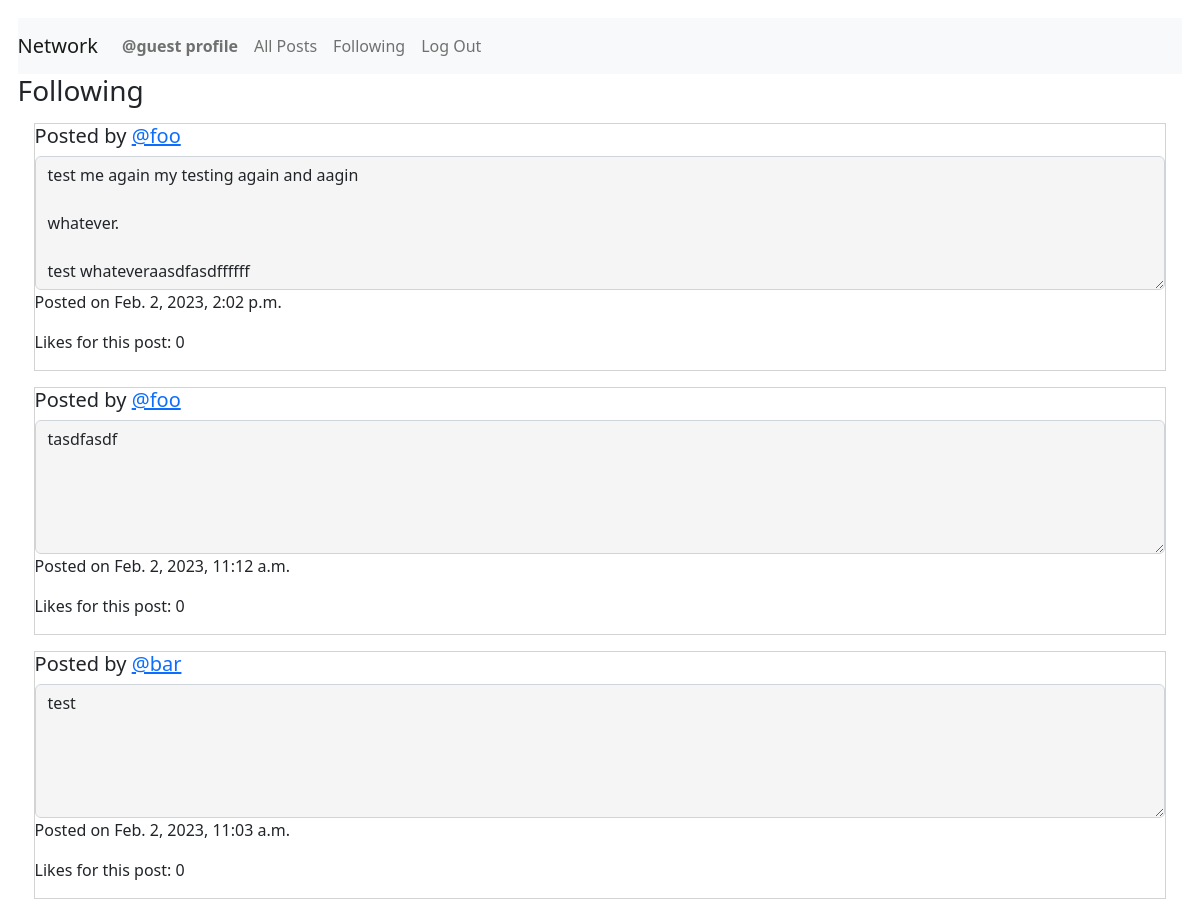
Page /following (signed in) on the earlier database version.
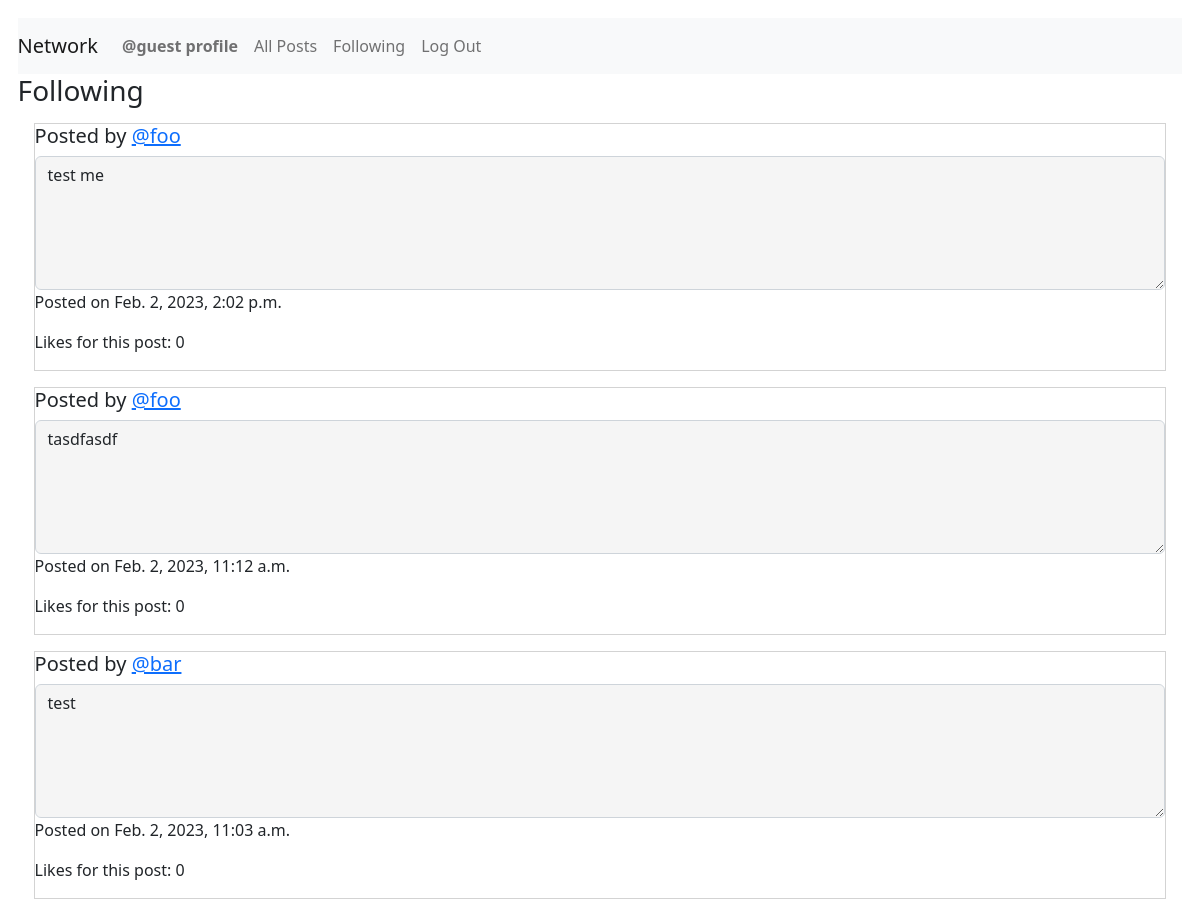
Same page on the later database version.
### network/models.py (models this page shows, shortened)
class User(AbstractUser):
    pass
    def __str__(self) -> str:
        return f"User Name: {self.username} - User ID: {self.id}"

class Posts(models.Model):
    creator = models.ForeignKey(
        User, on_delete=models.PROTECT, related_name="get_creator_listings", blank=False)
    content = models.TextField(max_length=600)
    createdDate = models.DateTimeField(auto_now_add=True)
    numberLikes = models.IntegerField(blank=True, default=0)

### network/views.py (the view)
# urls.py: path("following", views.getFollowing, name="getFollowing"),
@csrf_exempt
@login_required
def getFollowing(request):
    print("In getFollowing")
    user = request.user
    print(user)
    user_id = request.user.id
    user_name = request.user.username
    try:
        currentOBJ = Follow.objects.get(id=user_id)
        displayNothing = False
    except Follow.DoesNotExist:
        print("This user follows no one!")
        displayNothing = True
    if displayNothing != True:
        following = currentOBJ.following.all()
        qs = following.order_by().values('id')
        qs = list(qs)
        emptyQueryset = Posts.objects.filter(creator=0)
        for dic in qs:
            for val in dic.values():
                print(val)
                listings = Posts.objects.filter(creator=val)
                UserObject = User.objects.filter(id=val)
                if emptyQueryset.exists():
                    newQueryset = newQueryset | listings
                else:
                    newQueryset = emptyQueryset | listings
                    emptyQueryset = newQueryset
        PostsByDate = newQueryset.order_by('-createdDate')
        return render(request, "network/following.html", {"listings": PostsByDate, "UserObject": UserObject, "displayNothing": displayNothing, })
    else:
        return render(request, "network/following.html", {"displayNothing": displayNothing})

### network/templates/network/following.html (shortened to what this page needs)
{% extends "network/layout.html" %}
{% block body %}
<h3>Following</h3>
{% for list in listings %}
<div id="followingPostings">
    <div class="post">
        <h5 class="creator">Posted by <a
                href="{% url 'getProfile' list.creator.username %}">{{list.creator.username}}</a></h5>
        <textarea class="form-control content" id="readonlyContent" rows="5" readonly="true">{{list.content}}</textarea>
        <p class="timestamp">Posted on {{list.createdDate}}</p>
        <p class="numberLikes">Likes for this post: {{list.numberLikes}}</p>
    </div>
</div>
{% endfor %}
{% endblock %}

### network/templates/network/layout.html (shortened to what this page needs)
{% load static %}
<!DOCTYPE html>
<html lang="en">
<head>
    <link href="https://cdn.jsdelivr.net/npm/bootstrap@5.2.3/dist/css/bootstrap.min.css" rel="stylesheet">
    <link href="{% static 'network/styles.css' %}" rel="stylesheet">
</head>
<body>
    <nav class="navbar navbar-expand-lg navbar-light bg-light">
        <a class="navbar-brand" href="{% url 'index' %}">Network</a>
        <div>
            <ul class="navbar-nav mr-auto">
                {% if user.is_authenticated %}
                <li class="nav-item">
                    <a class="nav-link" id="djangoProfile" href="{% url 'getProfile' user.username %}"><strong>{{ user.username }} profile</strong></a>
                </li>
                <li class="nav-item">
                    <a class="nav-link" id="djangoAllPosts" href="{% url 'djangoAllPosts' %}">All Posts</a>
                </li>
                {% endif %}
                {% if user.is_authenticated %}
                <li class="nav-item">
                    <a class="nav-link" id="djangoFollowing" href="{% url 'getFollowing' %}">Following</a>
                </li>
                <li class="nav-item">
                    <a class="nav-link" href="{% url 'logout' %}">Log Out</a>
                </li>
                {% endif %}
            </ul>
        </div>
    </nav>
    <div class="body">
        {% block body %}
        {% endblock %}
    </div>
</body>
</html>

### network/static/network/styles.css (style rules this page uses)
body { margin: 1.1em; }
[class*="post"] { margin: 1.0em; border-style: solid; border-width: thin; border-color: lightgray; }
[id*="readonlyContent"] { background-color: whitesmoke }

Differences in the rows shown:
changed Posts: content "test me again my testing again and aagin whatever. test whateveraasdfasdffffff" → "test me"
